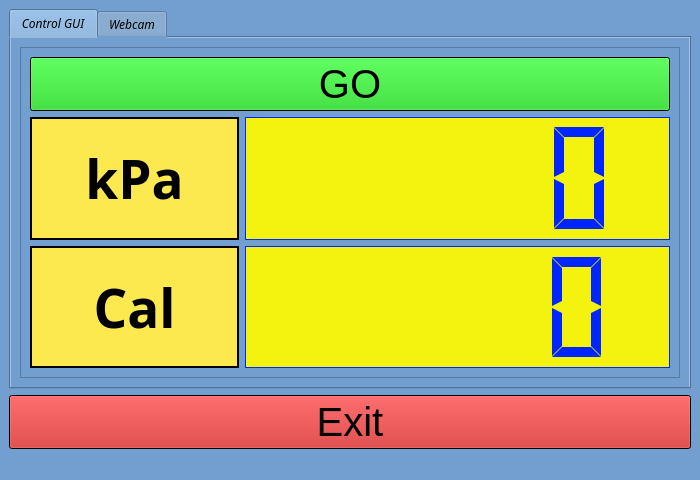
<?xml version="1.0" encoding="UTF-8"?>
<ui version="4.0">
 <class>MainWindow</class>
 <widget class="QMainWindow" name="MainWindow">
  <property name="geometry">
   <rect>
    <x>0</x>
    <y>0</y>
    <width>700</width>
    <height>480</height>
   </rect>
  </property>
  <property name="cursor">
   <cursorShape>BlankCursor</cursorShape>
  </property>
  <property name="mouseTracking">
   <bool>false</bool>
  </property>
  <property name="windowTitle">
   <string>Automated Calibration System GUI</string>
  </property>
  <property name="windowIcon">
   <iconset>
    <normaloff>../../../../../../../Documents/PlatformIO/Projects/kelco_test_001/beta.jpg</normaloff>../../../../../../../Documents/PlatformIO/Projects/kelco_test_001/beta.jpg</iconset>
  </property>
  <property name="windowOpacity">
   <double>1.000000000000000</double>
  </property>
  <property name="autoFillBackground">
   <bool>false</bool>
  </property>
  <property name="styleSheet">
   <string notr="true">background-color: rgb(114, 159, 207);</string>
  </property>
  <property name="iconSize">
   <size>
    <width>40</width>
    <height>40</height>
   </size>
  </property>
  <property name="tabShape">
   <enum>QTabWidget::Rounded</enum>
  </property>
  <widget class="QWidget" name="centralwidget">
   <property name="cursor">
    <cursorShape>BlankCursor</cursorShape>
   </property>
   <property name="styleSheet">
    <string notr="true">selection-background-color: qlineargradient(spread:pad, x1:0, y1:0, x2:1, y2:0, stop:0 rgba(85, 87, 83, 255), stop:1 rgba(255, 255, 255, 255));</string>
   </property>
   <layout class="QGridLayout" name="gridLayout">
    <item row="2" column="1">
     <widget class="QTabWidget" name="tabWidget">
      <property name="enabled">
       <bool>true</bool>
      </property>
      <property name="font">
       <font>
        <family>Sans</family>
        <italic>true</italic>
       </font>
      </property>
      <property name="cursor">
       <cursorShape>PointingHandCursor</cursorShape>
      </property>
      <property name="styleSheet">
       <string notr="true">background-color: rgb(114, 159, 207);</string>
      </property>
      <property name="currentIndex">
       <number>0</number>
      </property>
      <widget class="QWidget" name="tab_3">
       <attribute name="title">
        <string>Control GUI</string>
       </attribute>
       <layout class="QGridLayout" name="gridLayout_3">
        <item row="1" column="0">
         <widget class="QScrollArea" name="scrollArea">
          <property name="styleSheet">
           <string notr="true">background-color: rgb(114, 159, 207);</string>
          </property>
          <property name="widgetResizable">
           <bool>true</bool>
          </property>
          <widget class="QWidget" name="scrollAreaWidgetContents">
           <property name="geometry">
            <rect>
             <x>0</x>
             <y>0</y>
             <width>650</width>
             <height>270</height>
            </rect>
           </property>
           <layout class="QGridLayout" name="gridLayout_2">
            <item row="6" column="0">
             <widget class="QLabel" name="kpaLabel">
              <property name="font">
               <font>
                <family>Ubuntu Condensed</family>
                <pointsize>40</pointsize>
                <weight>75</weight>
                <bold>true</bold>
               </font>
              </property>
              <property name="styleSheet">
               <string notr="true">background-color: rgb(252, 233, 79);
</string>
              </property>
              <property name="frameShape">
               <enum>QFrame::Box</enum>
              </property>
              <property name="frameShadow">
               <enum>QFrame::Plain</enum>
              </property>
              <property name="lineWidth">
               <number>2</number>
              </property>
              <property name="text">
               <string>kPa</string>
              </property>
              <property name="scaledContents">
               <bool>false</bool>
              </property>
              <property name="alignment">
               <set>Qt::AlignCenter</set>
              </property>
             </widget>
            </item>
            <item row="6" column="1" colspan="2">
             <widget class="QLCDNumber" name="calLCDNumber">
              <property name="layoutDirection">
               <enum>Qt::LeftToRight</enum>
              </property>
              <property name="styleSheet">
               <string notr="true">background-color: rgba(255, 249, 0, 236);
color: rgb(0, 38, 255);</string>
              </property>
              <property name="frameShape">
               <enum>QFrame::Box</enum>
              </property>
              <property name="frameShadow">
               <enum>QFrame::Plain</enum>
              </property>
              <property name="lineWidth">
               <number>1</number>
              </property>
              <property name="smallDecimalPoint">
               <bool>false</bool>
              </property>
              <property name="mode">
               <enum>QLCDNumber::Dec</enum>
              </property>
              <property name="segmentStyle">
               <enum>QLCDNumber::Flat</enum>
              </property>
              <property name="intValue" stdset="0">
               <number>0</number>
              </property>
             </widget>
            </item>
            <item row="1" column="0" colspan="3">
             <widget class="QPushButton" name="startButton">
              <property name="font">
               <font>
                <pointsize>30</pointsize>
               </font>
              </property>
              <property name="cursor">
               <cursorShape>PointingHandCursor</cursorShape>
              </property>
              <property name="layoutDirection">
               <enum>Qt::LeftToRight</enum>
              </property>
              <property name="autoFillBackground">
               <bool>false</bool>
              </property>
              <property name="styleSheet">
               <string notr="true">background-color: rgb(0, 255, 0);</string>
              </property>
              <property name="text">
               <string>GO</string>
              </property>
              <property name="default">
               <bool>true</bool>
              </property>
              <property name="flat">
               <bool>false</bool>
              </property>
             </widget>
            </item>
            <item row="7" column="0">
             <widget class="QLabel" name="calLabel">
              <property name="font">
               <font>
                <family>Ubuntu Condensed</family>
                <pointsize>40</pointsize>
                <weight>75</weight>
                <bold>true</bold>
               </font>
              </property>
              <property name="styleSheet">
               <string notr="true">background-color: rgb(252, 233, 79);</string>
              </property>
              <property name="frameShape">
               <enum>QFrame::Box</enum>
              </property>
              <property name="frameShadow">
               <enum>QFrame::Plain</enum>
              </property>
              <property name="lineWidth">
               <number>2</number>
              </property>
              <property name="text">
               <string>Cal</string>
              </property>
              <property name="alignment">
               <set>Qt::AlignCenter</set>
              </property>
             </widget>
            </item>
            <item row="7" column="1" colspan="2">
             <widget class="QLCDNumber" name="kpaLCDNumber">
              <property name="styleSheet">
               <string notr="true">background-color: rgba(255, 249, 0, 236);
color: rgb(0, 38, 255);</string>
              </property>
              <property name="frameShape">
               <enum>QFrame::Box</enum>
              </property>
              <property name="frameShadow">
               <enum>QFrame::Plain</enum>
              </property>
              <property name="midLineWidth">
               <number>0</number>
              </property>
              <property name="smallDecimalPoint">
               <bool>false</bool>
              </property>
              <property name="segmentStyle">
               <enum>QLCDNumber::Flat</enum>
              </property>
              <property name="value" stdset="0">
               <double>0.000000000000000</double>
              </property>
              <property name="intValue" stdset="0">
               <number>0</number>
              </property>
             </widget>
            </item>
           </layout>
          </widget>
         </widget>
        </item>
       </layout>
      </widget>
      <widget class="QWidget" name="tab_4">
       <attribute name="title">
        <string>Webcam</string>
       </attribute>
       <layout class="QGridLayout" name="gridLayout_4">
        <item row="0" column="0">
         <widget class="QScrollArea" name="scrollArea_2">
          <property name="widgetResizable">
           <bool>true</bool>
          </property>
          <widget class="QWidget" name="scrollAreaWidgetContents_2">
           <property name="geometry">
            <rect>
             <x>0</x>
             <y>0</y>
             <width>650</width>
             <height>270</height>
            </rect>
           </property>
           <layout class="QGridLayout" name="gridLayout_5">
            <item row="0" column="0" colspan="2">
             <widget class="QLabel" name="webcamFrame">
              <property name="text">
               <string/>
              </property>
             </widget>
            </item>
            <item row="3" column="1">
             <widget class="QPushButton" name="closeButton">
              <property name="styleSheet">
               <string notr="true">background-color: rgb(239, 41, 41);</string>
              </property>
              <property name="text">
               <string>Close</string>
              </property>
              <property name="default">
               <bool>true</bool>
              </property>
             </widget>
            </item>
            <item row="3" column="0">
             <widget class="QPushButton" name="viewButton">
              <property name="styleSheet">
               <string notr="true">background-color: rgb(173, 127, 168);</string>
              </property>
              <property name="text">
               <string>View</string>
              </property>
              <property name="default">
               <bool>true</bool>
              </property>
             </widget>
            </item>
            <item row="3" column="2">
             <widget class="QPushButton" name="Snap">
              <property name="text">
               <string>Snap</string>
              </property>
             </widget>
            </item>
           </layout>
          </widget>
         </widget>
        </item>
       </layout>
      </widget>
     </widget>
    </item>
    <item row="4" column="1">
     <widget class="QPushButton" name="exitButton">
      <property name="font">
       <font>
        <pointsize>30</pointsize>
       </font>
      </property>
      <property name="cursor">
       <cursorShape>PointingHandCursor</cursorShape>
      </property>
      <property name="autoFillBackground">
       <bool>false</bool>
      </property>
      <property name="styleSheet">
       <string notr="true">

background-color: rgba(255, 0, 0, 224);</string>
      </property>
      <property name="text">
       <string>Exit</string>
      </property>
      <property name="autoDefault">
       <bool>false</bool>
      </property>
      <property name="default">
       <bool>true</bool>
      </property>
     </widget>
    </item>
   </layout>
  </widget>
  <widget class="QMenuBar" name="menubar">
   <property name="geometry">
    <rect>
     <x>0</x>
     <y>0</y>
     <width>700</width>
     <height>26</height>
    </rect>
   </property>
   <property name="styleSheet">
    <string notr="true"/>
   </property>
  </widget>
  <widget class="QStatusBar" name="statusbar"/>
 </widget>
 <resources/>
 <connections/>
</ui>
